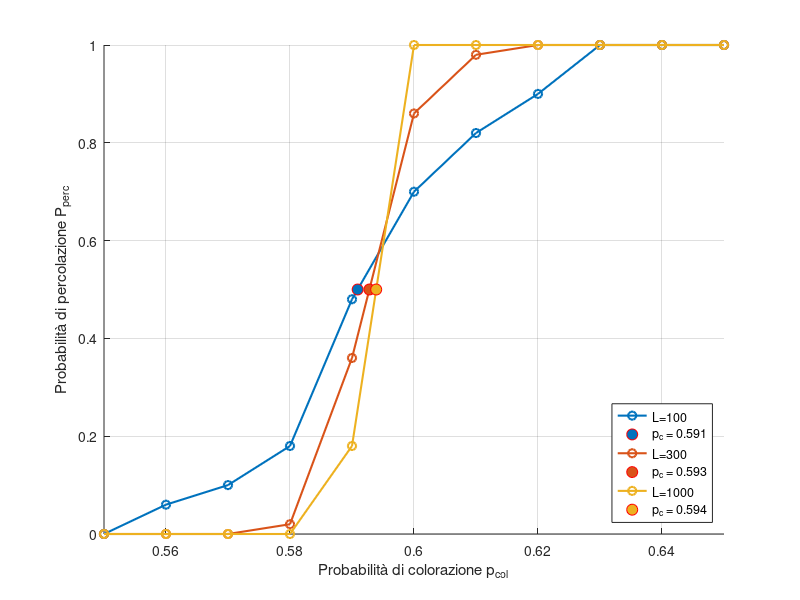

Write MATLAB code to recreate this figure.
load("output/stats_perc_thr.mat");
probs = 0.55:0.01:0.65;
dims = [100; 300; 1000];

figure; hold on; grid on;
colors = lines(length(dims));  % palette colori distinta per ogni L

for d = 1:length(dims)

    perc = meanTB(d,:);  % curva di percolazione TB per dimensione d
    
    % Rimuovi duplicati
    [perc_unique, ia] = unique(perc);
    prob_unique = probs(ia);

    % Interpolazione
    if length(perc_unique) >= 2
        p_c = interp1(perc_unique, prob_unique, 0.5, 'linear');
        fprintf("Soglia stimata di percolazione (spline) per L=%d: p_c = %.4f\n", dims(d), p_c);

        % Plot curva
        plot(probs, perc, '-o', 'DisplayName', sprintf('L=%d', dims(d)), ...
            'Color', colors(d,:), 'LineWidth', 1.5);

        % Punto rosso sulla soglia stimata
        plot(p_c, 0.5, 'ro',  'DisplayName', sprintf('p_{c} = %.3f', p_c) , ...
            'MarkerSize', 8, 'MarkerFaceColor',  colors(d,:));

    else
        fprintf("Dati insufficienti per stimare p_c per L=%d\n", dims(d));
    end

end

xlabel('Probabilità di colorazione p_{col}');
ylabel('Probabilità di percolazione P_{perc}');
legend('Location','southeast');
xlim([min(probs), max(probs)]);
ylim([0 1]);

saveas(gcf, 'output/percolation_threshold.png');